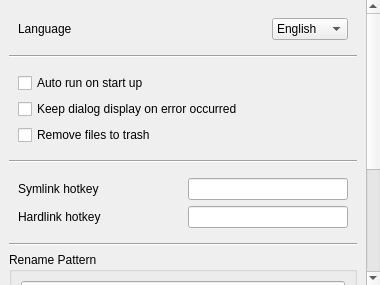
<?xml version="1.0" encoding="UTF-8"?>
<ui version="4.0">
 <class>SettingsWidget</class>
 <widget class="QWidget" name="SettingsWidget">
  <property name="geometry">
   <rect>
    <x>0</x>
    <y>0</y>
    <width>380</width>
    <height>285</height>
   </rect>
  </property>
  <property name="font">
   <font>
    <stylestrategy>PreferAntialias</stylestrategy>
   </font>
  </property>
  <property name="focusPolicy">
   <enum>Qt::ClickFocus</enum>
  </property>
  <property name="windowTitle">
   <string>SettingsWidget</string>
  </property>
  <layout class="QVBoxLayout" name="verticalLayout_3">
   <property name="spacing">
    <number>0</number>
   </property>
   <property name="leftMargin">
    <number>0</number>
   </property>
   <property name="topMargin">
    <number>0</number>
   </property>
   <property name="rightMargin">
    <number>0</number>
   </property>
   <property name="bottomMargin">
    <number>0</number>
   </property>
   <item>
    <widget class="QScrollArea" name="scrollArea">
     <property name="frameShape">
      <enum>QFrame::NoFrame</enum>
     </property>
     <property name="horizontalScrollBarPolicy">
      <enum>Qt::ScrollBarAlwaysOff</enum>
     </property>
     <property name="widgetResizable">
      <bool>true</bool>
     </property>
     <widget class="QWidget" name="scrollAreaWidgetContents">
      <property name="geometry">
       <rect>
        <x>0</x>
        <y>-172</y>
        <width>363</width>
        <height>457</height>
       </rect>
      </property>
      <property name="focusPolicy">
       <enum>Qt::ClickFocus</enum>
      </property>
      <layout class="QVBoxLayout" name="verticalLayout_4">
       <item>
        <widget class="QWidget" name="widget" native="true">
         <property name="focusPolicy">
          <enum>Qt::ClickFocus</enum>
         </property>
         <layout class="QHBoxLayout" name="horizontalLayout_3">
          <item>
           <widget class="QLabel" name="languageText">
            <property name="focusPolicy">
             <enum>Qt::ClickFocus</enum>
            </property>
            <property name="text">
             <string>Language</string>
            </property>
           </widget>
          </item>
          <item>
           <spacer name="horizontalSpacer">
            <property name="orientation">
             <enum>Qt::Horizontal</enum>
            </property>
            <property name="sizeHint" stdset="0">
             <size>
              <width>142</width>
              <height>20</height>
             </size>
            </property>
           </spacer>
          </item>
          <item>
           <widget class="QComboBox" name="languageComboBox">
            <property name="focusPolicy">
             <enum>Qt::StrongFocus</enum>
            </property>
            <item>
             <property name="text">
              <string>English</string>
             </property>
            </item>
            <item>
             <property name="text">
              <string>Chinese</string>
             </property>
            </item>
           </widget>
          </item>
         </layout>
        </widget>
       </item>
       <item>
        <widget class="Line" name="line">
         <property name="focusPolicy">
          <enum>Qt::ClickFocus</enum>
         </property>
         <property name="orientation">
          <enum>Qt::Horizontal</enum>
         </property>
        </widget>
       </item>
       <item>
        <widget class="QWidget" name="widget_2" native="true">
         <property name="focusPolicy">
          <enum>Qt::ClickFocus</enum>
         </property>
         <layout class="QVBoxLayout" name="verticalLayout_2">
          <item>
           <widget class="QCheckBox" name="autoRunOnStartUpCb">
            <property name="text">
             <string>Auto run on start up</string>
            </property>
           </widget>
          </item>
          <item>
           <widget class="QCheckBox" name="keepDialogOnErrorOccurredCb">
            <property name="text">
             <string>Keep dialog display on error occurred</string>
            </property>
           </widget>
          </item>
          <item>
           <widget class="QCheckBox" name="removeToTrashCb">
            <property name="text">
             <string>Remove files to trash</string>
            </property>
           </widget>
          </item>
         </layout>
        </widget>
       </item>
       <item>
        <widget class="Line" name="line_2">
         <property name="focusPolicy">
          <enum>Qt::ClickFocus</enum>
         </property>
         <property name="orientation">
          <enum>Qt::Horizontal</enum>
         </property>
        </widget>
       </item>
       <item>
        <widget class="QWidget" name="widget_3" native="true">
         <property name="focusPolicy">
          <enum>Qt::ClickFocus</enum>
         </property>
         <layout class="QVBoxLayout" name="verticalLayout">
          <item>
           <widget class="QWidget" name="widget_4" native="true">
            <property name="focusPolicy">
             <enum>Qt::ClickFocus</enum>
            </property>
            <layout class="QHBoxLayout" name="horizontalLayout_2">
             <property name="leftMargin">
              <number>0</number>
             </property>
             <property name="topMargin">
              <number>0</number>
             </property>
             <property name="rightMargin">
              <number>0</number>
             </property>
             <property name="bottomMargin">
              <number>0</number>
             </property>
             <item>
              <widget class="QLabel" name="symlinkHotkeyText">
               <property name="focusPolicy">
                <enum>Qt::ClickFocus</enum>
               </property>
               <property name="text">
                <string>Symlink hotkey</string>
               </property>
              </widget>
             </item>
             <item>
              <spacer name="horizontalSpacer_2">
               <property name="orientation">
                <enum>Qt::Horizontal</enum>
               </property>
               <property name="sizeHint" stdset="0">
                <size>
                 <width>50</width>
                 <height>20</height>
                </size>
               </property>
              </spacer>
             </item>
             <item>
              <widget class="KeyCombinationInputer" name="symlinkHotkeyInputer">
               <property name="minimumSize">
                <size>
                 <width>160</width>
                 <height>0</height>
                </size>
               </property>
               <property name="maximumSize">
                <size>
                 <width>160</width>
                 <height>16777215</height>
                </size>
               </property>
              </widget>
             </item>
            </layout>
           </widget>
          </item>
          <item>
           <widget class="QWidget" name="widget_5" native="true">
            <property name="focusPolicy">
             <enum>Qt::ClickFocus</enum>
            </property>
            <layout class="QHBoxLayout" name="horizontalLayout">
             <property name="leftMargin">
              <number>0</number>
             </property>
             <property name="topMargin">
              <number>0</number>
             </property>
             <property name="rightMargin">
              <number>0</number>
             </property>
             <property name="bottomMargin">
              <number>0</number>
             </property>
             <item>
              <widget class="QLabel" name="hardlinkHotkeyText">
               <property name="focusPolicy">
                <enum>Qt::ClickFocus</enum>
               </property>
               <property name="text">
                <string>Hardlink hotkey</string>
               </property>
              </widget>
             </item>
             <item>
              <spacer name="horizontalSpacer_3">
               <property name="orientation">
                <enum>Qt::Horizontal</enum>
               </property>
               <property name="sizeHint" stdset="0">
                <size>
                 <width>46</width>
                 <height>20</height>
                </size>
               </property>
              </spacer>
             </item>
             <item>
              <widget class="KeyCombinationInputer" name="hardlinkHotkeyInputer">
               <property name="minimumSize">
                <size>
                 <width>160</width>
                 <height>0</height>
                </size>
               </property>
               <property name="maximumSize">
                <size>
                 <width>160</width>
                 <height>16777215</height>
                </size>
               </property>
              </widget>
             </item>
            </layout>
           </widget>
          </item>
         </layout>
        </widget>
       </item>
       <item>
        <widget class="Line" name="line_3">
         <property name="orientation">
          <enum>Qt::Horizontal</enum>
         </property>
        </widget>
       </item>
       <item>
        <widget class="QGroupBox" name="renamePatternGroupBox">
         <property name="title">
          <string>Rename Pattern</string>
         </property>
         <layout class="QVBoxLayout" name="verticalLayout_5">
          <item>
           <widget class="QLineEdit" name="renamePatternLe">
            <property name="text">
             <string>@ (#)</string>
            </property>
            <property name="placeholderText">
             <string>Input the rename pattern, `@` and `#` is necessary.</string>
            </property>
           </widget>
          </item>
          <item>
           <widget class="QTextBrowser" name="renamePatternTips">
            <property name="minimumSize">
             <size>
              <width>0</width>
              <height>140</height>
             </size>
            </property>
            <property name="frameShape">
             <enum>QFrame::NoFrame</enum>
            </property>
            <property name="verticalScrollBarPolicy">
             <enum>Qt::ScrollBarAlwaysOff</enum>
            </property>
            <property name="horizontalScrollBarPolicy">
             <enum>Qt::ScrollBarAlwaysOff</enum>
            </property>
            <property name="html">
             <string>&lt;!DOCTYPE HTML PUBLIC &quot;-//W3C//DTD HTML 4.0//EN&quot; &quot;http://www.w3.org/TR/REC-html40/strict.dtd&quot;&gt;
&lt;html&gt;&lt;head&gt;&lt;meta name=&quot;qrichtext&quot; content=&quot;1&quot; /&gt;&lt;meta charset=&quot;utf-8&quot; /&gt;&lt;style type=&quot;text/css&quot;&gt;
p, li { white-space: pre-wrap; }
hr { height: 1px; border-width: 0; }
li.unchecked::marker { content: &quot;\2610&quot;; }
li.checked::marker { content: &quot;\2612&quot;; }
&lt;/style&gt;&lt;/head&gt;&lt;body style=&quot; font-family:'Microsoft YaHei UI'; font-size:9pt; font-weight:400; font-style:normal;&quot;&gt;
&lt;p style=&quot;-qt-paragraph-type:empty; margin-top:0px; margin-bottom:0px; margin-left:0px; margin-right:0px; -qt-block-indent:0; text-indent:0px;&quot;&gt;&lt;br /&gt;&lt;/p&gt;&lt;/body&gt;&lt;/html&gt;</string>
            </property>
           </widget>
          </item>
         </layout>
        </widget>
       </item>
      </layout>
     </widget>
    </widget>
   </item>
  </layout>
 </widget>
 <customwidgets>
  <customwidget>
   <class>KeyCombinationInputer</class>
   <extends>QLineEdit</extends>
   <header>app/keycombination_inputer.h</header>
  </customwidget>
 </customwidgets>
 <resources/>
 <connections/>
</ui>
